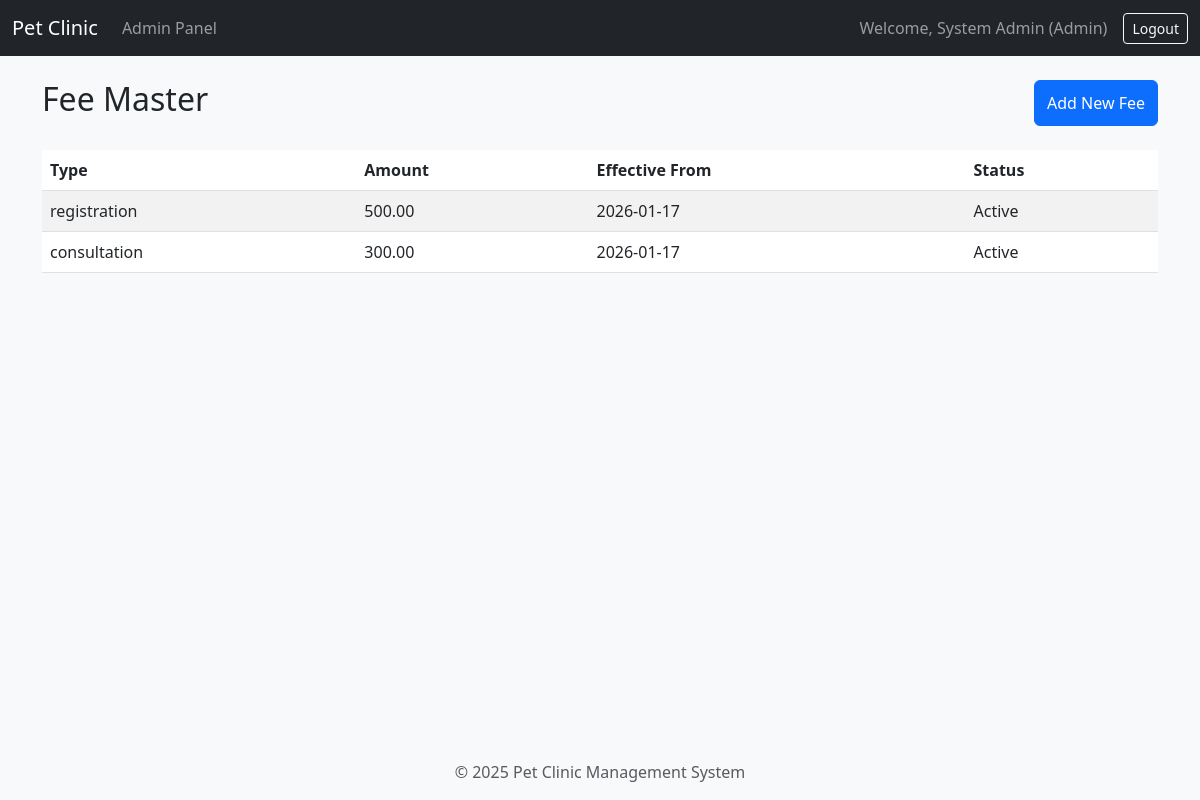
/modules/admin/fee_master.php (signed in), run on an earlier commit of the app's database.
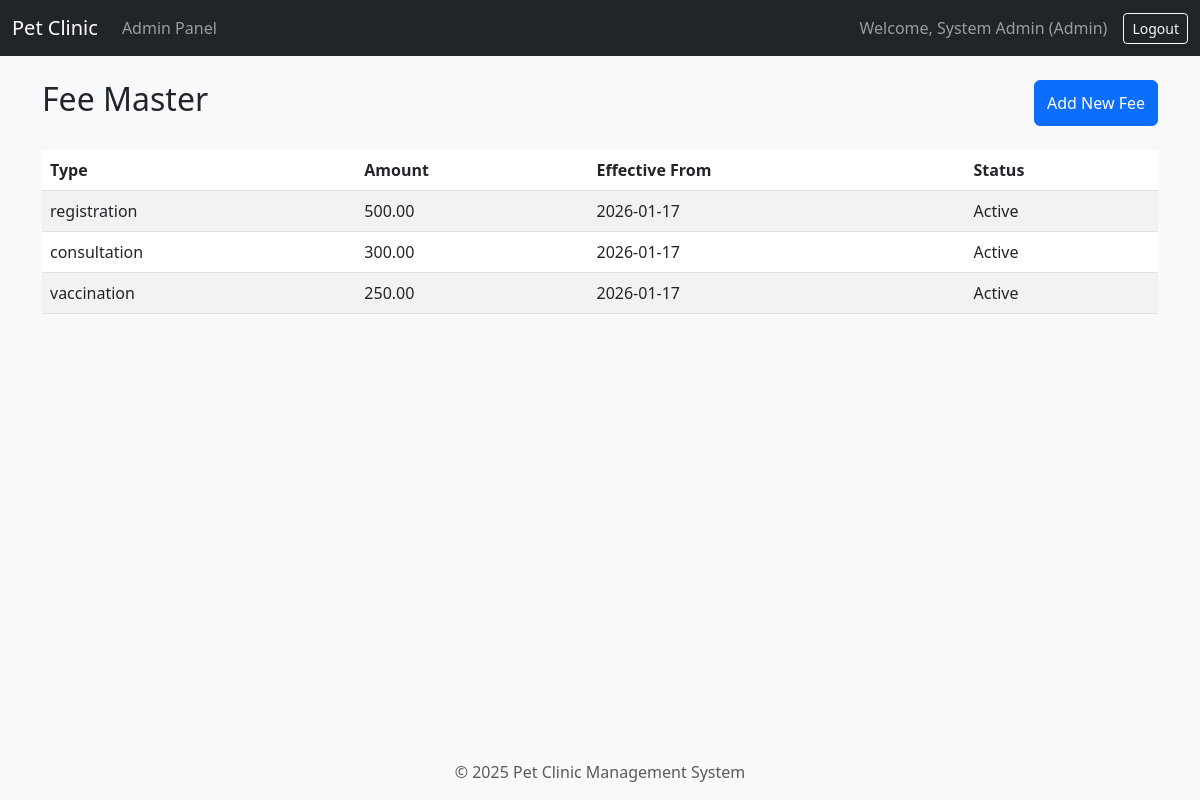
And on a later commit of the database.
### tables this page shows
CREATE TABLE fee_master (
  fee_id INT PRIMARY KEY AUTO_INCREMENT,
  fee_type VARCHAR(50) NOT NULL,  
  fee_amount DECIMAL(10,2) NOT NULL,
  effective_from DATE NOT NULL,
  effective_to DATE NULL,
  is_active BOOLEAN DEFAULT TRUE
);

### modules/admin/fee_master.php (the view, shortened to what this page needs)
<?php
require_once '../../config/db.php';
$fees = $mysqli->query("SELECT * FROM fee_master ORDER BY effective_from DESC");
include '../../includes/header.php';
?>
<div class="d-flex justify-content-between">
    <h2>Fee Master</h2>
    <button class="btn btn-primary" data-bs-toggle="modal" data-bs-target="#addFeeModal">Add New Fee</button>
</div>
<table class="table table-striped mt-4">
    <thead>
        <tr>
            <th>Type</th>
            <th>Amount</th>
            <th>Effective From</th>
            <th>Status</th>
        </tr>
    </thead>
    <tbody>
        <?php while($f = $fees->fetch_assoc()): ?>
            <tr>
                <td><?php echo $f['fee_type']; ?></td>
                <td><?php echo $f['fee_amount']; ?></td>
                <td><?php echo $f['effective_from']; ?></td>
                <td><?php echo $f['is_active'] ? 'Active' : 'Inactive'; ?></td>
            </tr>
        <?php endwhile; ?>
    </tbody>
</table>
<?php include '../../includes/footer.php'; ?>

What changed in the data, as far as the page shows it:
added fee_master: fee_type "vaccination", fee_amount "250.00", effective_from "2026-01-17", is_active "Active"
